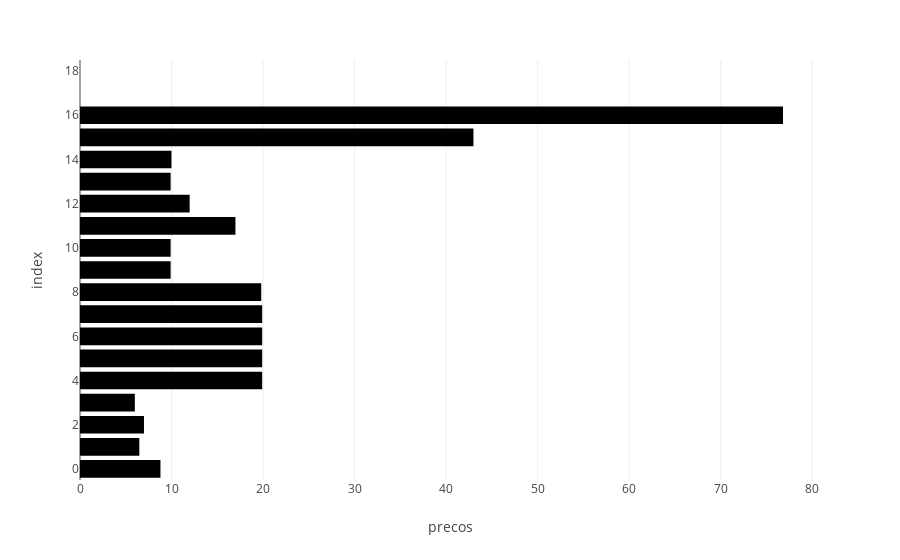

Write notebook code for a chart like this one.
### Code cell
px.bar(df, 'precos')

### Figure 1 — Plotly figure (JSON) as saved in the notebook; plotly's stock layout.template omitted (floating-point values rounded to 4 significant figures)
{"data": [{"alignmentgroup": "True", "hovertemplate": "precos=%{x}<br>index=%{y}<extra></extra>", "legendgroup": "", "marker": {"color": "#000001", "pattern": {"shape": ""}}, "name": "", "offsetgroup": "", "orientation": "h", "showlegend": false, "textposition": "auto", "type": "bar", "x": [8.79, 6.48, 6.99, 5.99, 19.9, 19.9, 19.9, 19.9, 19.8, 9.9, 9.9, 16.98, 11.98, 9.9, 9.99, 42.98, 76.8, 0, 0], "xaxis": "x", "y": [0, 1, 2, 3, 4, 5, 6, 7, 8, 9, 10, 11, 12, 13, 14, 15, 16, 17, 18], "yaxis": "y"}], "layout": {"barmode": "relative", "legend": {"tracegroupgap": 0}, "margin": {"t": 60}, "xaxis": {"anchor": "y", "domain": [0, 1], "title": {"text": "precos"}}, "yaxis": {"anchor": "x", "domain": [0, 1], "title": {"text": "index"}}}}
